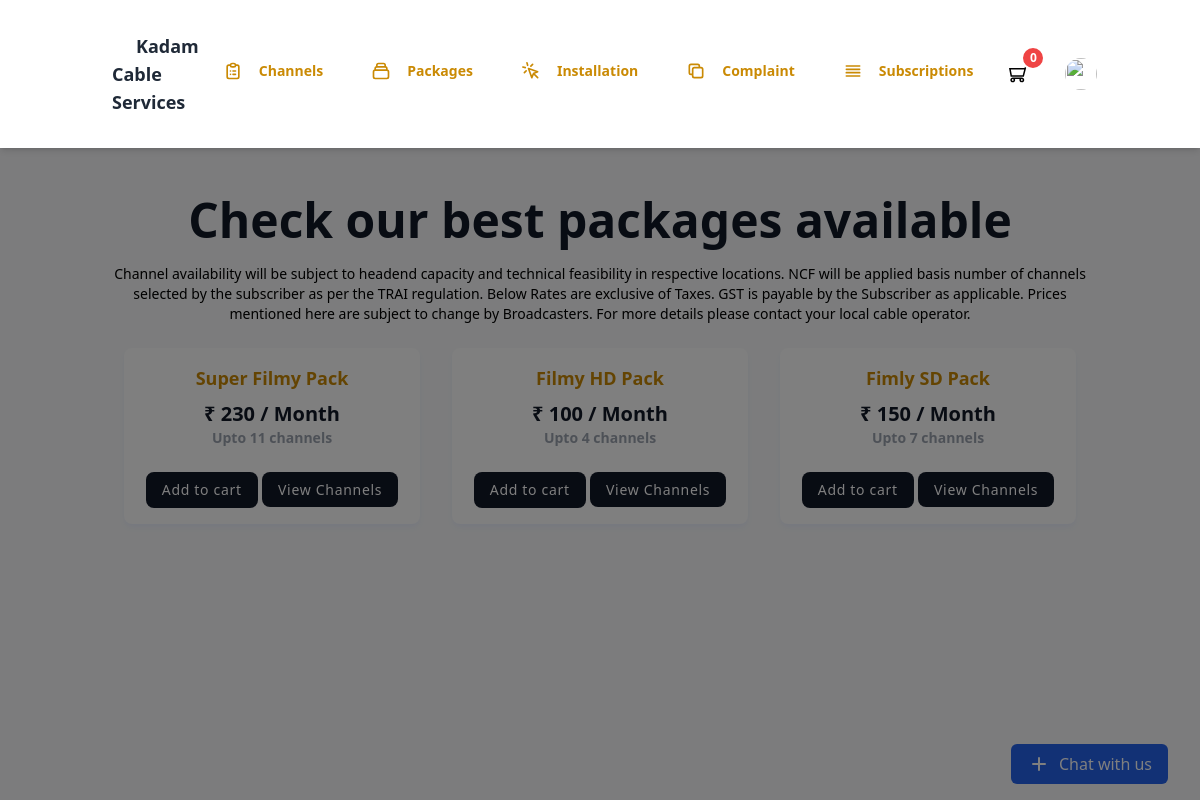
The app's page /Main/Customer/custpackage.php (signed in), older data.
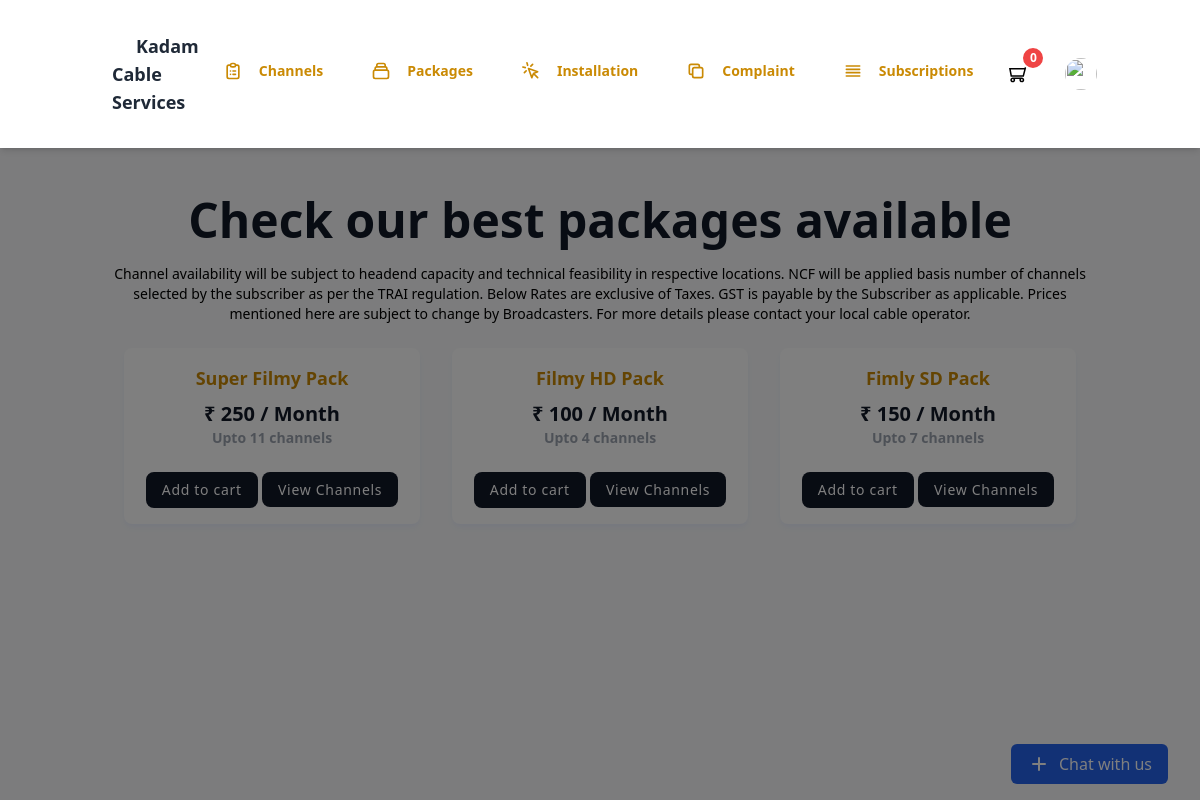
The same page, newer data.
### tables this page shows
CREATE TABLE `packages` (
  `pack_id` int(11) NOT NULL,
  `pack_name` varchar(200) NOT NULL,
  `pack_price` int(5) NOT NULL
);

### Main/Customer/custpackage.php (the view, shortened to what the changed rows need)
<?php
if(isset($_SESSION["email"]) && isset($_SESSION["firstname"]) && isset($_SESSION["lastname"]) && isset($_SESSION["type"])  )
{
    $email = $_SESSION["email"];
}else{
    echo ("<script>location.href='Login.php'</script>");
}
include("../../config/connect.php");
?>
<!DOCTYPE html>
<html :class="{ 'theme-dark': dark }" x-data="data()" lang="en">
  <head>
    <link rel="stylesheet" href="https://unpkg.com/tailwindcss@2.2.19/dist/tailwind.min.css"/>
    <script src="https://cdn.tailwindcss.com"></script>
    <link href="https://cdnjs.cloudflare.com/ajax/libs/flowbite/2.2.0/flowbite.min.css" rel="stylesheet" />
    <link rel="stylesheet" type="text/css" href="https://cdn.jsdelivr.net/npm/toastify-js/src/toastify.min.css">
  </head>
  <body>
    <div
      class="flex h-screen bg-gray-50 dark:bg-gray-900"
      :class="{ 'overflow-hidden': isSideMenuOpen}"
    >
      <div class="flex flex-col flex-1">
        <main class="h-full pb-1 overflow-y-auto">
          <div class="container px-0 mx-auto grid">
          <section class="max-w-6xl mx-auto px-4 sm:px-6 lg:px-4 py-12">
    <div class="text-center pb-1">
        <h2 class="font-bold text-3xl md:text-4xl lg:text-5xl font-heading text-gray-900">
            Check our best packages available
        </h2>
        <h2 class="text-sm text-grey-900 mt-5">
                    Channel availability will be subject to headend capacity and technical feasibility in respective locations.
            NCF will be applied basis number of channels selected by the subscriber as per the TRAI regulation.
            Below Rates are exclusive of Taxes. GST is payable by the Subscriber as applicable.
            Prices mentioned here are subject to change by Broadcasters.
            For more details please contact your local cable operator.
        </h2>
    </div>
<section class="text-gray-600 body-font bg-gray-50 mt-5  flex justify-center items-center">
  <div class="container px-5 pb-5 mx-auto">
    <div class="flex flex-wrap -m-4 text-center">
    <?php
                    $get_packages = "SELECT * FROM `packages`";
                    $execute_get_packages = mysqli_query($con,$get_packages);
                    if(mysqli_num_rows($execute_get_packages)>0){
                        while($row = mysqli_fetch_assoc($execute_get_packages)){
                            $pack_id = $row["pack_id"];
                            ?>
                                <div class="p-4 sm:w-1/2 lg:w-1/3 w-full hover:scale-105 duration-500">
                                  <div class=" flex items-center  justify-center p-4  rounded-lg bg-white shadow-indigo-50 shadow-md">
                                    <div>
                                      <h2 class="text-yellow-600 text-lg font-bold"><?php echo $row["pack_name"] ?></h2>
                                      <h3 class="mt-2 text-xl font-bold text-gray-900 text-center"> ₹ <?php echo $row["pack_price"] ?> / Month</h3>
                                      <p class="text-sm font-semibold text-gray-400">Upto <?php $get_number_of_channels = "SELECT * FROM `package_has_channel` WHERE `phc_package_id` = '$pack_id' ";
                                                      echo(mysqli_num_rows(mysqli_query($con,$get_number_of_channels))); ?> channels</p>
                                      <button type="button"
                                      <?php
                                          $custcheckstb ="SELECT * FROM `installs` WHERE `cust_email`= '$email'";
                                          $execute_custcheckstb= mysqli_query($con,$custcheckstb);
                                          if(mysqli_num_rows($execute_custcheckstb)==1)
                                          {
                                            ?>
                                            onclick="addtocart(<?php echo $pack_id; ?>,'p')"
                                            <?php
                                          }
                                          else {
                                            ?>
                                            data-modal-target="popup-modal" data-modal-toggle="popup-modal"
                                            <?php
                                          }
                                              ?>
                                      onclick="addtocart(<?php echo $pack_id; ?>,'p')" class="text-sm mt-6 px-4 py-2 bg-gray-900 text-white rounded-lg  tracking-wider hover:bg-yellow-600 outline-none">Add to cart</button>
                                      <a href="viewpackchan.php?id=<?php echo $pack_id; ?>&name=<?php echo $row["pack_name"] ?>&price=<?php echo $row["pack_price"] ?>" class="text-sm mt-6 px-4 py-2 bg-gray-900 text-white rounded-lg  tracking-wider hover:bg-yellow-600 outline-none">View Channels</a>
                                    </div>
                                  </div>
                                </div>
                            <?php
                        }
                    }
                            ?>
    </div>
</section>
        </main>
      </div>
    </div>
  </body>
</html>

Row changes from the older to the newer data that the page shows:
changed packages "Super Filmy Pack": pack_price "230" → "250"
